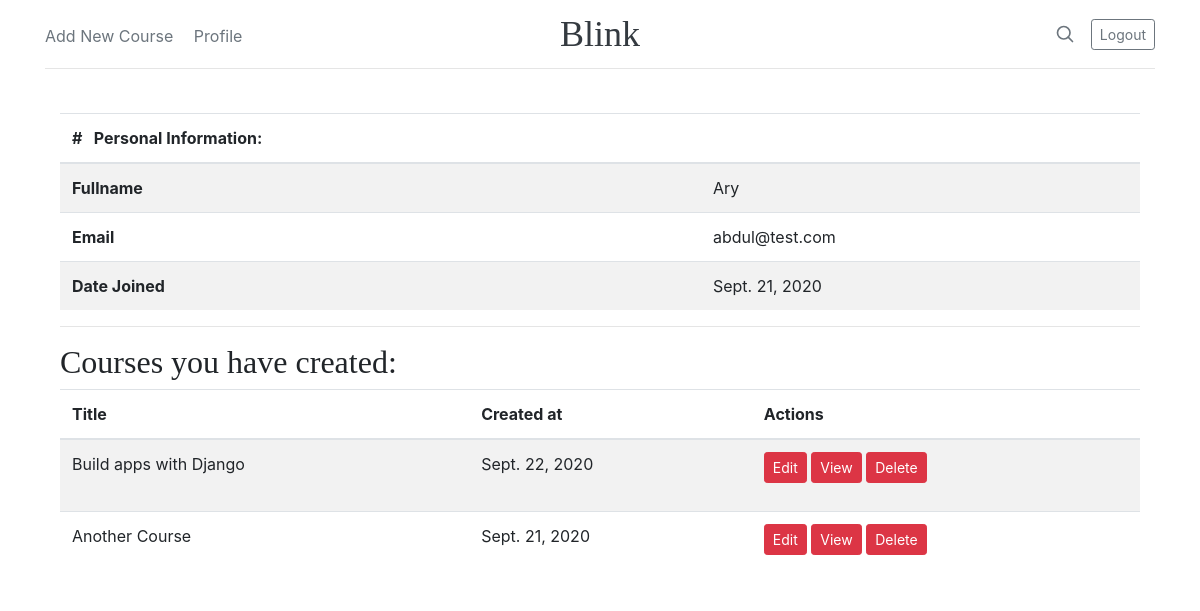
Page /users/profile (signed in) on the committed database.
### users/models.py (models this page shows, shortened)
class Account(AbstractBaseUser, PermissionsMixin):
    email = models.EmailField(verbose_name='email', max_length=60, unique=True)
    fullname = models.CharField(max_length=30, unique=True)
    is_instructor = models.BooleanField(default=False)
    date_join = models.DateTimeField(verbose_name='date joined', auto_now_add=True)
    last_login = models.DateTimeField(verbose_name='last login', auto_now_add=True)
    is_admin = models.BooleanField(default=False)
    is_active = models.BooleanField(default=False)
    is_staff = models.BooleanField(default=False)
    is_superuser = models.BooleanField(default=False)
    USERNAME_FIELD = 'email'
    REQUIRED_FIELDS = ['fullname']
    objects = MyAccountManager()

### courses/models.py (models this page shows, shortened)
class Course(models.Model):
    owner = models.ForeignKey(Account,
                              related_name='courses_created',
                              on_delete=models.CASCADE)
    subject = models.ForeignKey(Subject,
                                related_name='courses',
                                on_delete=models.CASCADE)
    title = models.CharField(max_length=200)
    slug = models.SlugField(max_length=200, unique=True)
    overview = models.TextField()
    created = models.DateTimeField(auto_now_add=True)
    students = models.ManyToManyField(Account,
                                      related_name='courses_joined',
                                      blank=True)
    course_image = models.ImageField(upload_to='images')
    class Meta:
        ordering = ['-created']
    def __str__(self):
        return self.title

### users/views.py (the view)
# urls.py: path('profile', user_profile, name='profile'),
def user_profile(request):
    if request.method == 'GET':
        if request.user.is_authenticated:
            context = {}
            if request.user.is_instructor:
                courses = Course.objects.filter(owner=request.user.id)
                print(courses)
                context['courses'] = courses
            if request.user.courses_joined:
                courses_joined = Course.objects.filter(
                    students__courses_joined__students__exact=request.user)
                context['courses_joined'] = courses_joined
                print(courses_joined.values)
        return render(request, 'users/profile.html', context)

### users/templates/users/profile.html (shortened to what this page needs)
{% extends 'base.html' %}
{% block content %}
    <table class="table table-striped">
        <thead>
        <tr>
            <th scope="col"># &nbsp; Personal Information:</th>
            <th scope="col"></th>
        </tr>
        </thead>
        <tbody>
        <tr>
            <th scope="row">Fullname</th>
            <td>{{ user.fullname }}</td>
        </tr>
        <tr>
            <th scope="row">Email</th>
            <td>{{ user.email }}</td>
        </tr>
        <tr>
            <th scope="row">Date Joined</th>
            <td>{{ user.date_join|date }}</td>
        </tr>
        </tbody>
    </table>
    <hr>
    {% if user.is_instructor %}
        {% if courses %}
            <h2>Courses you have created:</h2>
            <table class="table table-striped">
                <thead>
                <tr>
                    <th scope="col">Title</th>
                    <th scope="col">Created at</th>
                    <th scope="col">Actions</th>
                </tr>
                </thead>
                <tbody>
                {% for course in courses %}
                <tr>
                    <td>{{ course.title }}</td>
                    <td>{{ course.created|date }}</td>
                    <td>
                        <p class="btn-group-sm">
                            <a href="{% url 'courses:course-edit' course.slug %}"
                            class="btn btn-sm btn-danger">Edit</a>
                            <a href="{% url 'courses:course-detail'  course.slug %}"
                           class="btn btn-sm btn-danger">View</a>
                            <a href="{% url 'courses:course-delete' course.slug %}"
                            class="btn btn-sm btn-danger">Delete</a>
                        </p>
                    </td>
                </tr>
                {% endfor %}
                </tbody>
            </table>
        {% endif %}
    {% endif %}
{% endblock %}

### assets/css/style.css (style rules this page uses)
h1, h2, h3, h4, h5, h6 { font-family: "Playfair Display", Georgia, "Times New Roman", serif; }

### rows in the picture
Account: fullname "Ary", email "abdul@test.com", date_join "Sept. 21, 2020"
Course: title "Build apps with Django", created "Sept. 22, 2020"
Course: title "Another Course", created "Sept. 21, 2020"
